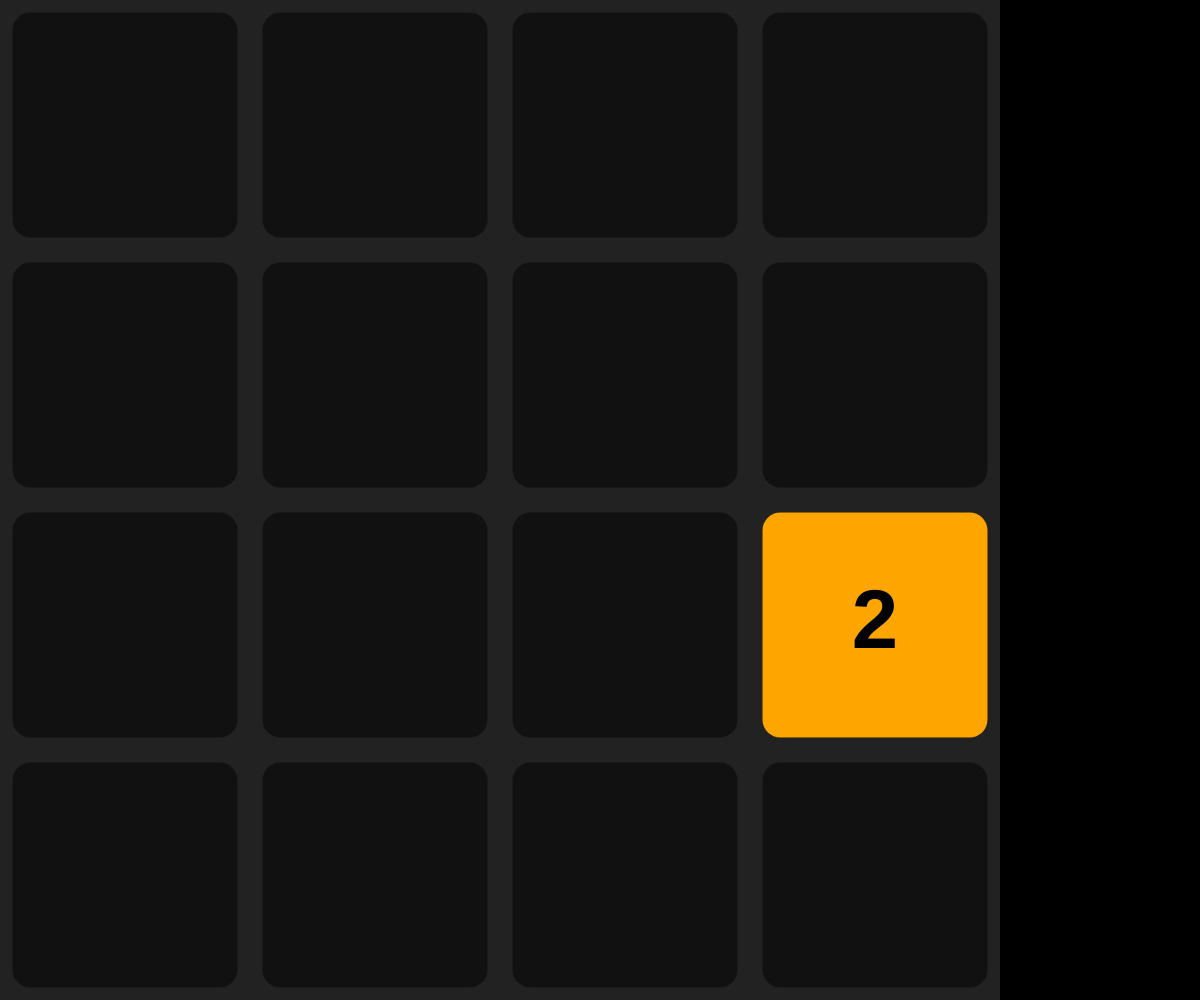
Frame 1 (no input)
Frame 60 (no input): identical to frame 1, image omitted
Frame 120 (the mouse pressed at the canvas centre since frame 60): identical to frame 1, image omitted

The p5.js sketch that drew this single still picture (run headless with seeded random() and noise() and a simulated clock; from frame 60 on, the mouse is pressed at the canvas centre):

// p5.js sketch
// ── sketch.js
function setup() {
	createCanvas(windowWidth, windowHeight);

	game = new Game();

	windowResized();
}

function draw() {
	background(0);
	
	game.draw();
}

function windowResized() {
	resizeCanvas(windowWidth, windowHeight);

	game.windowResized();
}
// ── game.js
class Game {
	constructor() {
		this.gridUWid = 4;
		this.gridUHei = 4;
		this.grid = Array(this.gridUHei).fill().map(x => Array(this.gridUWid).fill(null));
		this.grid[2][3] = new Tile(3, 2, 1);
	}

	windowResized() {
		this.unit = width / 100;

		this.gridPWid = min(width, height);
		this.gridPHei = min(width, height);

		this.tileSize = this.gridPWid / this.gridUWid;
		this.border = this.tileSize / 20;
		this.borderRadius = this.tileSize / 14;

		for (let row in this.grid) {
			for (let clm in this.grid[0]) {
				if (this.grid[row][clm] != null) {
					this.grid[row][clm].windowResized();
				}
			}
		}
	}

	draw() {
		noStroke();
		fill(0x22);
		rect(0, 0, this.gridPWid, this.gridPHei);

		for (let row in this.grid) {
			for (let clm in this.grid[0]) {
				noStroke();
				fill(0x11);
				rect(clm * this.tileSize + this.border,
					row * this.tileSize + this.border,
					this.tileSize - this.border * 2,
					this.tileSize - this.border * 2,
					this.borderRadius);
			}
		}

		for (let row in this.grid) {
			for (let clm in this.grid[0]) {
				if (this.grid[row][clm] != null) {
					this.grid[row][clm].show();
				}
			}
		}
	}
}

let game;
// ── tile.js
class Tile {
	constructor(uX, uY, startPowerOf2) {
		this.uX = uX;
		this.uY = uY;
		this.powerOf2 = startPowerOf2;
		this.number = pow(2, this.powerOf2);
	}

	windowResized() {
		this.pX = this.uX * game.tileSize;
		this.pY = this.uY * game.tileSize;
		this.pWid = game.tileSize;
		this.pHei = game.tileSize;
	}

	show() {
		noStroke();
		fill("orange");
		rect(this.pX + game.border,
			this.pY + game.border,
			this.pWid - game.border * 2,
			this.pHei - game.border * 2,
			game.borderRadius);

		noStroke();
		fill(0x00);
		textAlign(CENTER, CENTER);
		textStyle(BOLD);
		textSize(game.tileSize / 3);
		text(pow(2, this.powerOf2), (this.uX + 0.5) * game.tileSize, (this.uY + 0.5) * game.tileSize);
	}
}
